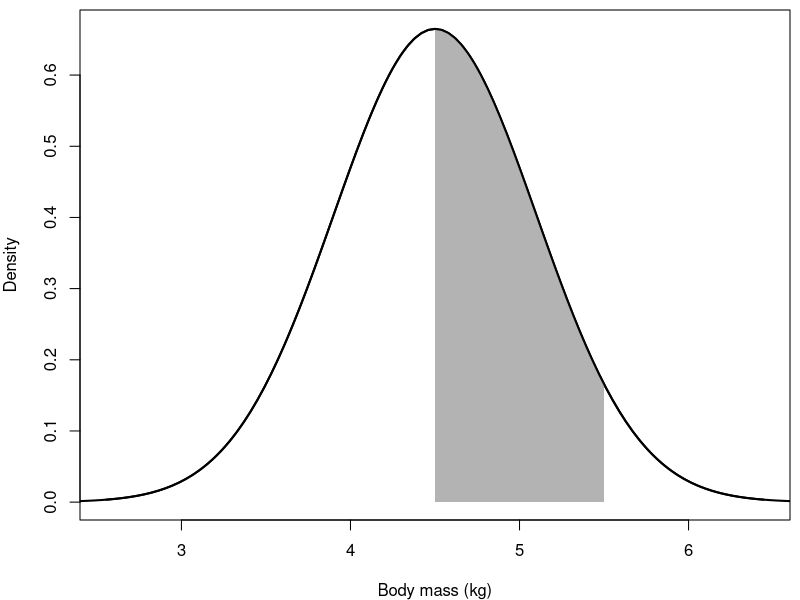

Here is the R script that generated this plot:
## ---- chunk 1
knitr::opts_chunk$set(echo = TRUE, warning = FALSE, message = FALSE,
                       fig.width = 5.5, fig.height = 3)

mu <- 4.5
sigma <- 0.6
f4 <- function(v) formatC(v, format = "f", digits = 4)
f2 <- function(v) formatC(v, format = "f", digits = 2)
## ---- chunk 2
par(mar = c(4, 4, 0.5, 0.5))
curve(dnorm(x, mu, sigma), from = 2.4, to = 6.6, lwd = 2,
      xlab = "Body mass (kg)", ylab = "Density", xaxs = "i")
xs <- seq(4.5, 5.5, length.out = 100)
polygon(c(4.5, xs, 5.5), c(0, dnorm(xs, mu, sigma), 0), col = "grey70", border = NA)
curve(dnorm(x, mu, sigma), add = TRUE, lwd = 2)
## ---- chunk 3
1 - pnorm(1.67)            # table value
1 - pnorm(5.5, mu, sigma)  # unrounded z, for comparison
## ---- chunk 4
pnorm(c(1.28, 1.29))     # 0.8997 is closer to 0.90 than 0.9015
mu + 1.28 * sigma
qnorm(0.9, mu, sigma)    # exact, for comparison
